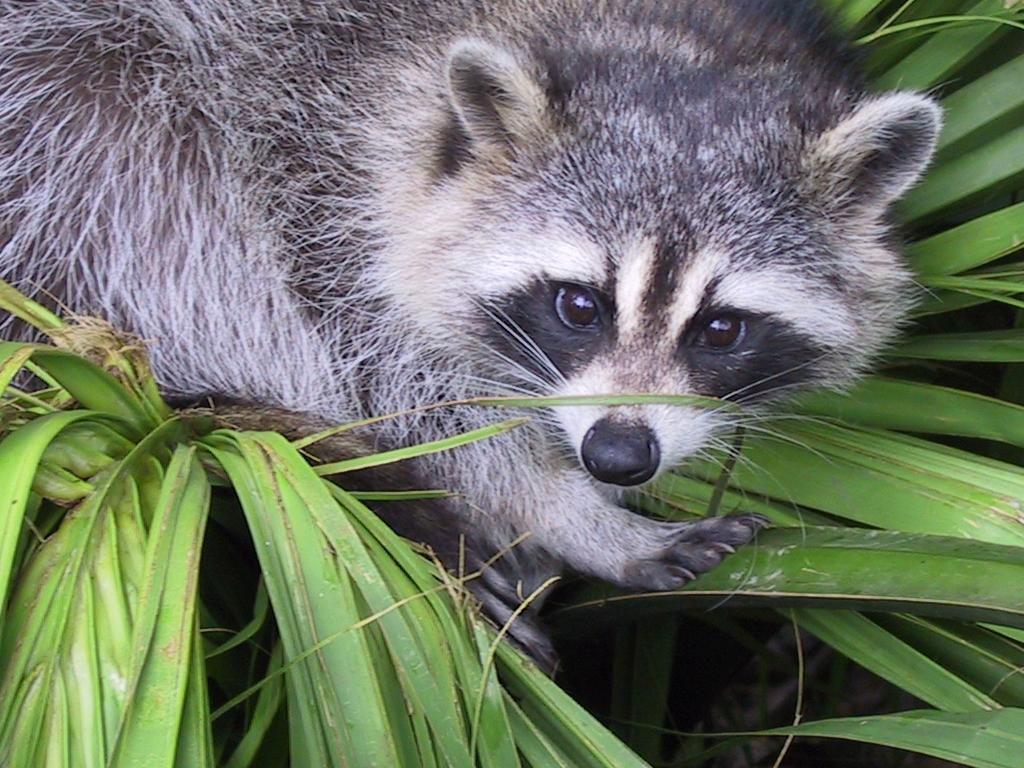
#> input picture Python-1-Array/ex03/animal.jpeg, 1024 x 768 px
$ python zoom.py
#> lines starting #> are read from the running program, lines starting #| are printed output that depends on the picture
### Python-1-Array/ex03/load_image.py
import imageio.v3 as iio
import array


def ft_load(path: str) -> array:
    """Function loads an image, prints its format, and its pixels\
content in RGB format."""
#> called with path = 'animal.jpeg'
    SUPORTED_TYPE = ['.png', '.jpg', '.jpeg']
    if path[-4:] not in SUPORTED_TYPE and path[-5:] not in SUPORTED_TYPE:
        print("Error : unsupported type")
        return
    try:
        img = iio.imread(path)
#> img is the input picture: shape (768, 1024, 3); mean R, G, B 110.7, 117.7, 102.1
        # lines = len(img)
        # cols = len(img[0])
        # rgb = len(img[0][0])
        lines, cols, rgb = img.shape
#> lines = 768; cols = 1024; rgb = 3
        print(f"The shape of image is: ({lines}, {cols}, {rgb})")
#| The shape of image is: (768, 1024, 3)
        print(img)
#> (printed output is left out)
        return img
    except Exception as e:
        print(e)


def main():
    print(ft_load.__doc__)


# [2 lines that do not run on import are left out]

### Python-1-Array/ex03/zoom.py
from matplotlib import pyplot as plt
from load_image import ft_load
from skimage.transform import resize


def ft_zoom(img, zoom_factor=1.5):
    """Zooms into the center of the image by a given zoom factor."""
#> called with zoom_factor = 3
    h, w, chanels = img.shape
#> h = 768; w = 1024; chanels = 3
    new_h, new_w = int(h / zoom_factor), int(w / zoom_factor)
#> new_h = 256; new_w = 341
    start_h, start_w = (h - new_h) // 2, (w - new_w) // 2
#> start_h = 256; start_w = 341
    cropped_img = img[start_h:h - start_h, start_w:w - start_w]
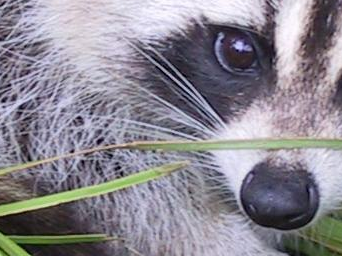
#> cropped_img: shape (256, 342, 3); mean R, G, B 138.9, 135.2, 144.9
    zoomed_img = resize(cropped_img, (h, w), anti_aliasing=True)
    fig, axes = plt.subplots(1, 2, figsize=(10, 5))
    axes[0].imshow(zoomed_img)
    axes[1].imshow(img)
    axes[0].set_title('zoomed img')
    axes[1].set_title('Original image')
    print(f"New shape after slicing: {zoomed_img.shape}")
#| New shape after slicing: (768, 1024, 3)
    plt.show()
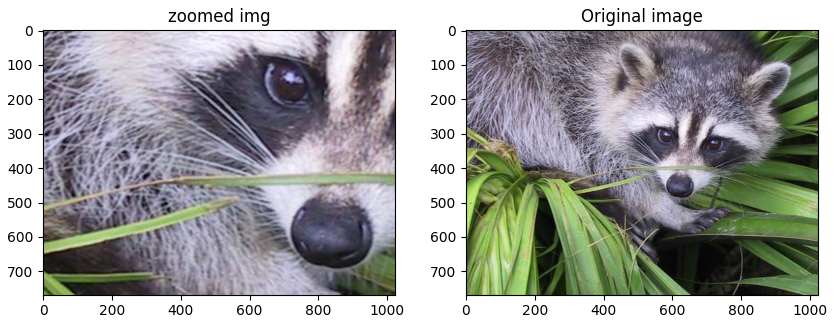
#> figure drawn by matplotlib, 2 panels
# Load the image


def main():
    img = ft_load("animal.jpeg")  # Load image as NumPy array
    ft_zoom(img, zoom_factor=3)


if __name__ == "__main__":
    main()
